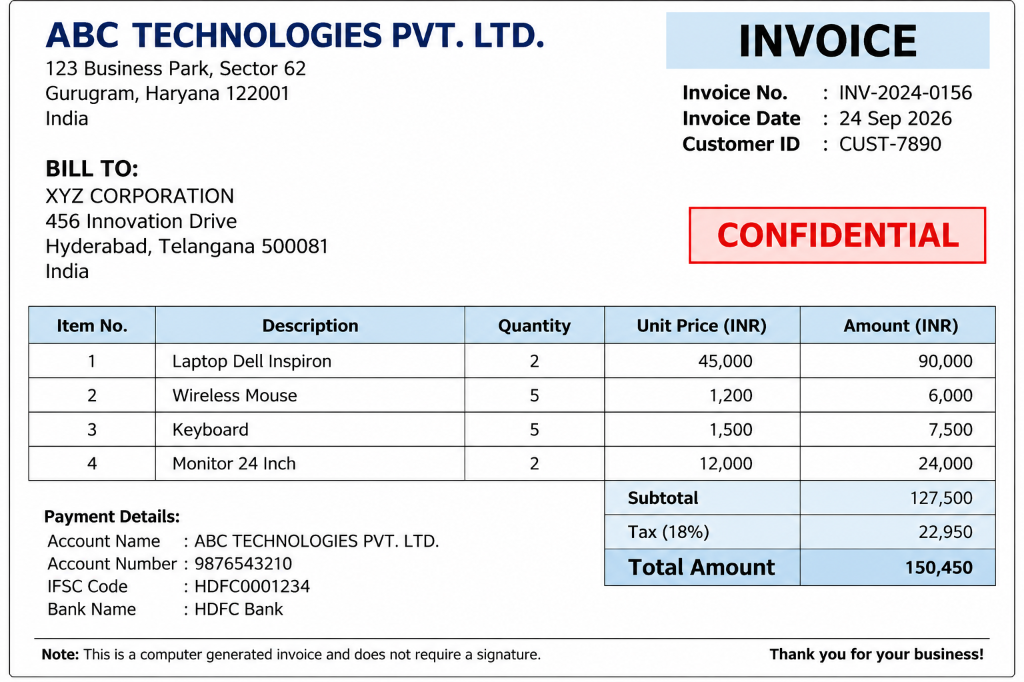
#> input picture sample/invoice_test.png, 1024 x 682 px, found by its file name
$ python inspect_68_regions.py   (older library calls are emulated)
#> lines starting #> are read from the running program, lines starting #| are printed output that depends on the picture; after the words box and inside, x2 and y2 are one past the last pixel; in counts of white or black regions, pixels touching at a corner belong together
### scratch/test_all_phases.py
"""Comprehensive test for Phase 1 to 4: Detector on Invoice, Document Sample, and IIIT-5K."""

import os
import cv2
import numpy as np
from typing import List, Dict, Any, Tuple


class RobustTextDetector:
    """CPU-friendly document text detector with bottom-up character-to-word grouping."""

    def __init__(
        self,
        min_area: int = 35,
        min_char_width: int = 3,
        min_char_height: int = 6,
        max_width_ratio: float = 0.85,
        max_height_ratio: float = 0.35,
        debug_dir: str = "sample/debug_detector_phases",
    ):
#> further down, img is the input picture: shape (682, 1024, 3); mean B, G, R 234.9, 232.5, 231.7
        self.min_area = min_area
        self.min_char_width = min_char_width
        self.min_char_height = min_char_height
        self.max_width_ratio = max_width_ratio
        self.max_height_ratio = max_height_ratio
        self.debug_dir = debug_dir
        self.metrics: Dict[str, int] = {}

    def detect(self, image: np.ndarray, debug: bool = False, debug_prefix: str = "invoice") -> List[List[int]]:
#> called with debug = False, debug_prefix = 'invoice'
        h_img, w_img = image.shape[:2]
        if h_img == 0 or w_img == 0:
            return []

        # Convert to grayscale
        if len(image.shape) == 3:
            gray = cv2.cvtColor(image, cv2.COLOR_BGR2GRAY)
        else:
            gray = image.copy()

        # Handle already-cropped single word image (e.g. IIIT-5K)
        if h_img <= 80 and w_img <= 350:
            self.metrics = {
                "num_raw": 1,
                "num_filtered": 1,
                "num_grouped": 1,
                "num_final": 1,
            }
            return [[0, 0, int(h_img), int(w_img)]]

        # 1. Edge/gradient magnitude
        grad_x = cv2.Sobel(gray, cv2.CV_32F, 1, 0, ksize=3)
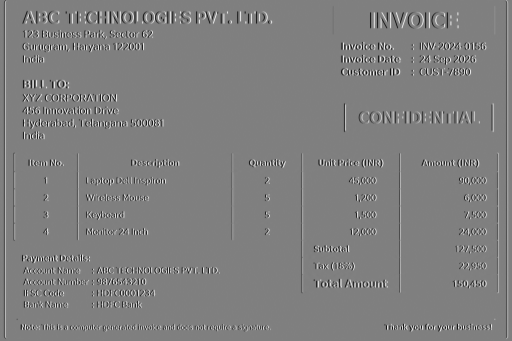
#> grad_x: shape (682, 1024) float32 (shown at 1/2 size); min -1016, max 1013, mean 0; drawn with min black and max white
        grad_y = cv2.Sobel(gray, cv2.CV_32F, 0, 1, ksize=3)
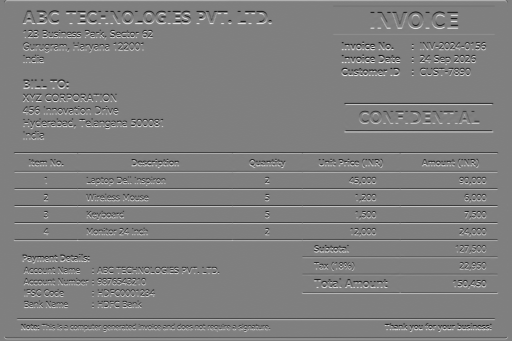
#> grad_y: shape (682, 1024) float32 (shown at 1/2 size); min -1011, max 1009, mean 1.3; drawn with min black and max white
        grad = cv2.magnitude(grad_x, grad_y)
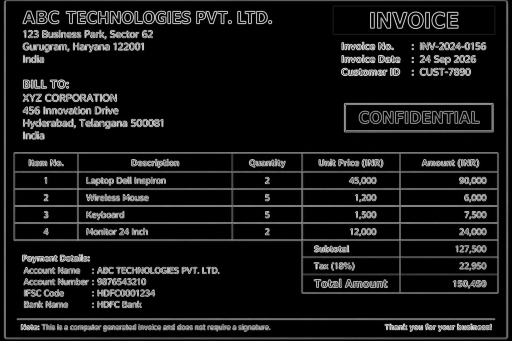
#> grad: shape (682, 1024) float32 (shown at 1/2 size); min 0, max 1060.9, mean 102.1; drawn with min black and max white
        grad = cv2.normalize(grad, None, 0, 255, cv2.NORM_MINMAX).astype(np.uint8)

        # 2. Otsu thresholding
        _, binary = cv2.threshold(grad, 0, 255, cv2.THRESH_BINARY + cv2.THRESH_OTSU)
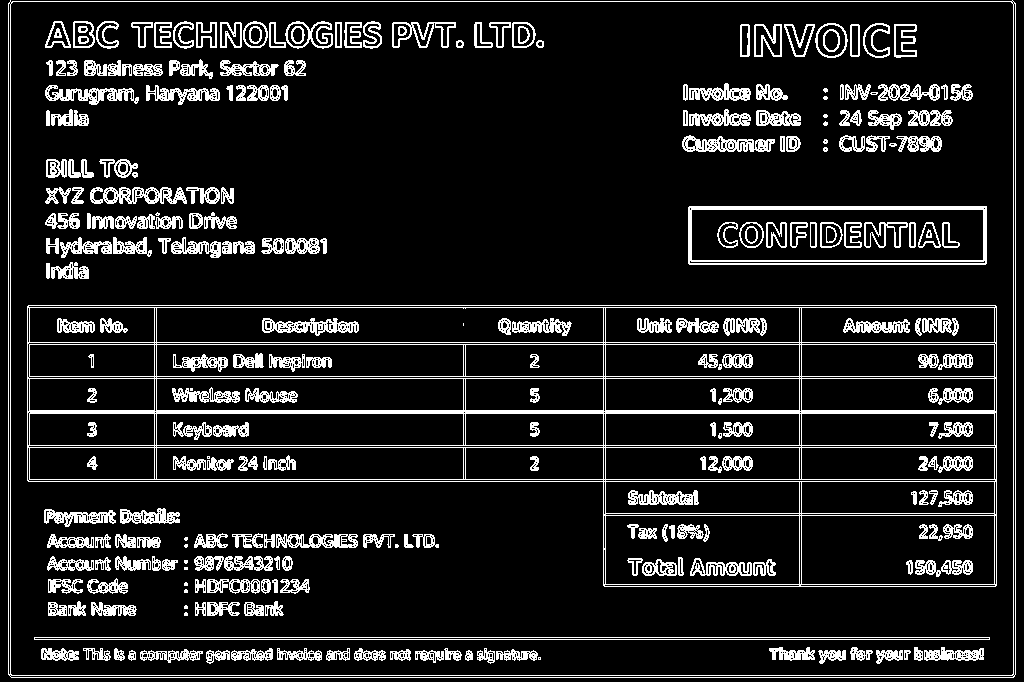
#> binary: shape (682, 1024); 12.2% white in thin lines or dots

        # 3. Detect and remove document/table grid lines
        h_kernel_len = max(45, int(w_img * 0.045))
        h_lines = cv2.morphologyEx(binary, cv2.MORPH_OPEN, cv2.getStructuringElement(cv2.MORPH_RECT, (h_kernel_len, 1)))
#> h_lines: shape (682, 1024); 3.2% white in thin lines or dots

        v_kernel_len = max(35, int(h_img * 0.055))
        v_lines = cv2.morphologyEx(binary, cv2.MORPH_OPEN, cv2.getStructuringElement(cv2.MORPH_RECT, (1, v_kernel_len)))
#> v_lines: shape (682, 1024); 0.77% white in thin lines or dots

        lines_mask = cv2.bitwise_or(h_lines, v_lines)
#> lines_mask: shape (682, 1024); 4% white in thin lines or dots
        lines_dilated = cv2.dilate(lines_mask, np.ones((3, 3), np.uint8), iterations=2)
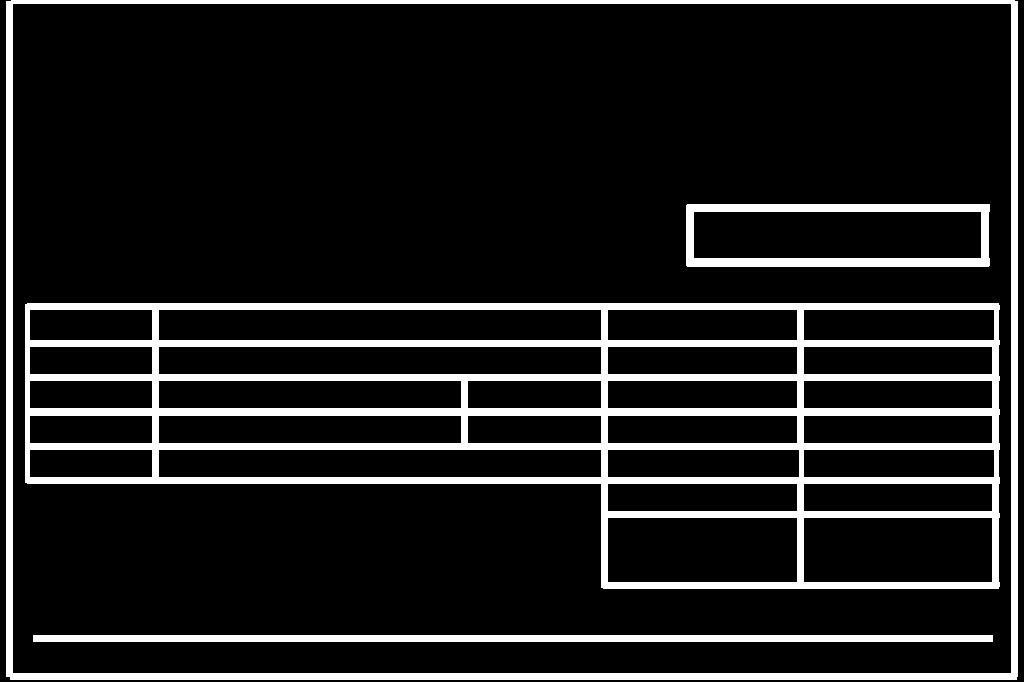
#> lines_dilated: shape (682, 1024); 12.5% white; 4 white regions, box (x1, y1, x2, y2) and area: (25, 303, 1000, 589) 54168, (6, 0, 1018, 680) 20475, (33, 635, 993, 642) 6720, (686, 204, 990, 267) 5901
        text_mask = cv2.bitwise_and(binary, cv2.bitwise_not(lines_dilated))
#> text_mask: shape (682, 1024); 8.2% white in thin lines or dots

        # 4. Extract external character/stroke contours (ignores internal letter holes)
        char_kernel = cv2.getStructuringElement(cv2.MORPH_RECT, (2, 2))
        morph_out = cv2.morphologyEx(text_mask, cv2.MORPH_CLOSE, char_kernel)
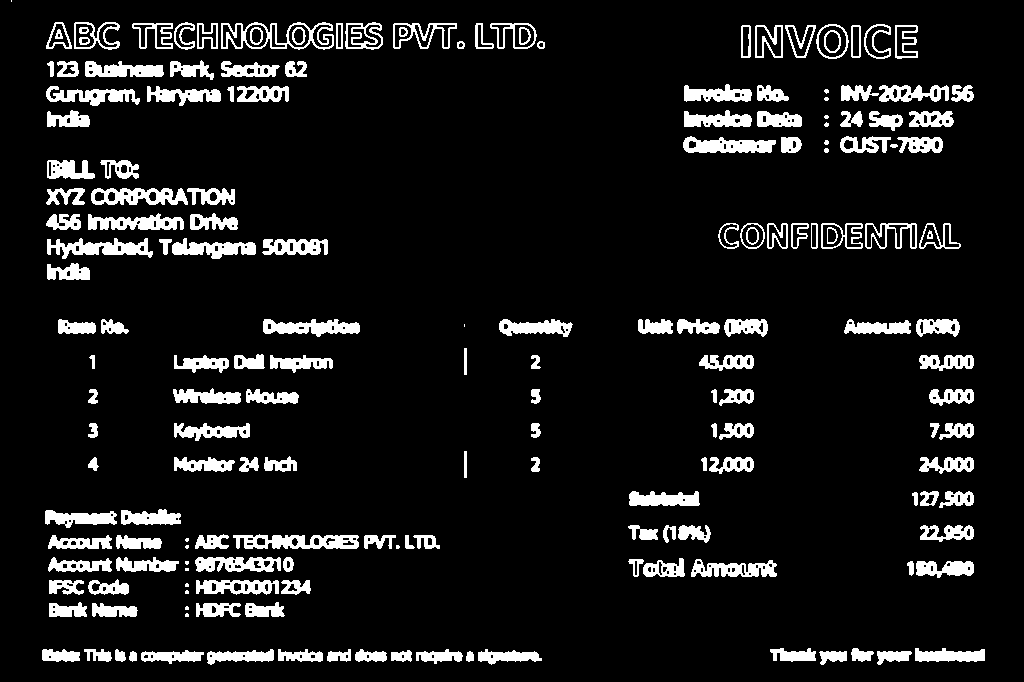
#> morph_out: shape (682, 1024); 9.6% white; 187 white regions (15 under 20 px)

        contours, _ = cv2.findContours(morph_out, cv2.RETR_EXTERNAL, cv2.CHAIN_APPROX_SIMPLE)
#> contours = 176 contours, 18 with area under 20; largest, box (x1, y1, x2, y2) and area: (221, 22, 334, 50) 2062, (233, 534, 359, 549) 1311, (91, 188, 188, 205) 1156, (683, 136, 776, 153) 1035, (47, 238, 153, 259) 1032
        num_raw = len(contours)
#> num_raw = 176

        # 5. Filter noise and document borders
        filtered_chars = []
        for cnt in contours:
            x, y, w, h = cv2.boundingRect(cnt)
            area = w * h
            if area < 18 or w < self.min_char_width or h < self.min_char_height:
                continue
            if w > self.max_width_ratio * w_img or h > self.max_height_ratio * h_img:
                continue
            if y < 3 and h > 0.4 * h_img:
                continue
            if x < 3 and w > 0.4 * w_img:
                continue
            if (w / max(1, h) > 20) or (h / max(1, w) > 15):
                continue
            filtered_chars.append([y, x, y + h, x + w])
#> this loop made 176 passes
#> (x, y, w, h, area) on passes 1 to 3: (877, 651, 35, 14, 490), (819, 651, 28, 14, 392), (466, 651, 8, 11, 88)
#> after the loop, filtered_chars = 158 items, first 6: [651, 877, 665, 912], [651, 819, 665, 847], [651, 466, 662, 474], [651, 129, 662, 137], [650, 391, 662, 412], [650, 141, 664, 204]

        num_filtered = len(filtered_chars)
#> num_filtered = 158

        if not filtered_chars:
            self.metrics = {"num_raw": num_raw, "num_filtered": 0, "num_grouped": 1, "num_final": 1}
            return [[0, 0, int(h_img), int(w_img)]]

        # 6. Bottom-up Character-to-Word Grouping
        words = [[t, l, b, r] for t, l, b, r in filtered_chars]
#> words has the same summary as filtered_chars
        changed = True
        iterations = 0

        while changed and iterations < 20:
            changed = False
            iterations += 1
            words = sorted(words, key=lambda b: (b[1], b[0]))
            new_words = []
            skip = set()

            for i in range(len(words)):
                if i in skip:
                    continue
                c_top, c_left, c_bot, c_right = words[i]
                c_h = c_bot - c_top
                c_yc = (c_top + c_bot) / 2.0

                for j in range(i + 1, len(words)):
                    if j in skip:
                        continue
                    o_top, o_left, o_bot, o_right = words[j]
                    o_h = o_bot - o_top
                    o_yc = (o_top + o_bot) / 2.0

                    min_h = min(c_h, o_h)
                    max_h = max(c_h, o_h)

                    # Heights must be compatible (within ~2.5x of each other)
                    if min_h == 0 or (min_h / max_h) < 0.40:
                        continue

                    # Vertical overlap or baseline alignment
                    y_overlap = max(0, min(c_bot, o_bot) - max(c_top, o_top))
                    if (y_overlap / min_h) < 0.40 and abs(c_yc - o_yc) > 0.45 * max_h:
                        continue

                    # Horizontal gap: must be an intra-word character gap, NOT an inter-word space
                    dx = o_left - c_right
                    max_intra_word_gap = max(4, int(min_h * 0.42))

                    if -4 <= dx <= max_intra_word_gap:
                        c_top = min(c_top, o_top)
                        c_left = min(c_left, o_left)
                        c_bot = max(c_bot, o_bot)
                        c_right = max(c_right, o_right)
                        c_h = c_bot - c_top
                        c_yc = (c_top + c_bot) / 2.0
                        skip.add(j)
                        changed = True

                new_words.append([c_top, c_left, c_bot, c_right])
            words = new_words

        num_grouped = len(words)

        # 7. Final region filtering (filter tiny isolated noise < self.min_area)
        final_boxes = []
        for b in words:
            t, l, bot, r = b
            w = r - l
            h = bot - t
            if (w * h) < self.min_area:
                continue
            final_boxes.append(b)

        # 8. Sort in natural reading order
        boxes_with_centers = [((b[0] + b[2]) / 2.0, b[2] - b[0], b) for b in final_boxes]
        lines = []
        for yc, bh, b in sorted(boxes_with_centers, key=lambda x: x[0]):
            placed = False
            for line in lines:
                if abs(yc - line["yc"]) < max(bh, line["h"]) * 0.45:
                    line["boxes"].append(b)
                    placed = True
                    break
            if not placed:
                lines.append({"yc": yc, "h": bh, "boxes": [b]})
#> this loop made 68 passes
#> (yc, bh, b) on passes 1 to 8: (36, 28, [22, 46, 50, 120]), (36, 28, [22, 132, 50, 457]), (36, 26, [23, 475, 49, 537]), (41.5, 35, [24, 741, 59, 918]), (45, 8, [41, 457, 49, 465]), (45, 8, [41, 537, 49, 545]), (69, 16, [61, 221, 77, 307]), (70, 20, [60, 47, 80, 214])
#> after the loop, lines = 24 items

        sorted_boxes = []
        for line in sorted(lines, key=lambda l: l["yc"]):
            line_boxes = sorted(line["boxes"], key=lambda b: b[1])
            sorted_boxes.extend(line_boxes)
#> this loop made 24 passes
#> line_boxes on passes 2, 5, 8, 17, 19, 22, 23, 24: [[60, 47, 80, 214], [61, 221, 77, 307]], [[136, 683, 153, 802], [136, 840, 153, 943]], [[214, 46, 230, 81], [213, 88, 230, 238]], [[491, 629, 506, 700], [491, 912, 508, 974]], [[525, 628, 543, 711], [525, 920, 542, 974]], [[579, 49, 595, 129], [580, 196, 595, 311]], [[602, 49, 617, 138], [602, 196, 617, 285]], [[649, 42, 665, 542], [648, 770, 665, 985]]
#> after the loop, sorted_boxes = 68 items, first 6: [22, 46, 50, 120], [22, 132, 50, 457], [41, 457, 49, 465], [23, 475, 49, 537], [41, 537, 49, 545], [24, 741, 59, 918]

        num_final = len(sorted_boxes)
#> num_final = 68

        self.metrics = {
            "num_raw": num_raw,
            "num_filtered": num_filtered,
            "num_grouped": num_grouped,
            "num_final": num_final,
        }
#> self.metrics = {'num_raw': 176, 'num_filtered': 158, 'num_grouped': 68, 'num_final': 68}

        # 9. Save debug images if requested
        if debug:
            out_dir = os.path.join(self.debug_dir, debug_prefix)
            os.makedirs(out_dir, exist_ok=True)
            cv2.imwrite(os.path.join(out_dir, "1_original.png"), image)
            cv2.imwrite(os.path.join(out_dir, "2_grayscale.png"), gray)
            cv2.imwrite(os.path.join(out_dir, "3_thresholded.png"), binary)
            cv2.imwrite(os.path.join(out_dir, "4_morphology.png"), morph_out)

            # 5. Contours visualization
            vis_cnt = cv2.cvtColor(gray, cv2.COLOR_GRAY2BGR)
            cv2.drawContours(vis_cnt, contours, -1, (0, 0, 255), 1)
            cv2.imwrite(os.path.join(out_dir, "5_contours.png"), vis_cnt)

            # 6. Filtered regions
            vis_filt = cv2.cvtColor(gray, cv2.COLOR_GRAY2BGR)
            for t, l, b, r in filtered_chars:
                cv2.rectangle(vis_filt, (l, t), (r, b), (255, 0, 0), 1)
            cv2.imwrite(os.path.join(out_dir, "6_filtered_regions.png"), vis_filt)

            # 7. Grouped text regions
            vis_grp = cv2.cvtColor(gray, cv2.COLOR_GRAY2BGR)
            for t, l, b, r in words:
                cv2.rectangle(vis_grp, (l, t), (r, b), (0, 255, 255), 1)
            cv2.imwrite(os.path.join(out_dir, "7_grouped_regions.png"), vis_grp)

            # 8. Final bounding boxes
            vis_final = image.copy() if len(image.shape) == 3 else cv2.cvtColor(image, cv2.COLOR_GRAY2BGR)
            for idx, (t, l, b, r) in enumerate(sorted_boxes):
                cv2.rectangle(vis_final, (l, t), (r, b), (0, 255, 0), 1)
                cv2.putText(vis_final, str(idx), (l, max(12, t - 2)), cv2.FONT_HERSHEY_SIMPLEX, 0.35, (0, 0, 255), 1)
            cv2.imwrite(os.path.join(out_dir, "8_final_bounding_boxes.png"), vis_final)

        return sorted_boxes


# [21 lines left out: function test_all_images, not called in this run]

# [2 lines that do not run on import are left out]

### scratch/inspect_68_regions.py
"""Inspect all 68 regions in invoice."""

import cv2
from scratch.test_all_phases import RobustTextDetector

detector = RobustTextDetector()
img = cv2.imread("sample/invoice_test.png")
boxes = detector.detect(img)
#> boxes has the same summary as sorted_boxes in detect

print(f"Total detected regions: {len(boxes)}")
#| Total detected regions: 68
for i, (t, l, b, r) in enumerate(boxes):
    w = r - l
    h = b - t
    aspect = w / max(1, h)
    print(f"Region {i:2d}: [{t:3d}, {l:3d}, {b:3d}, {r:3d}] ({w:3d}x{h:2d}, aspect={aspect:.2f})")
#> this loop made 68 passes
#> (t, l, b, r, w, h, aspect) on passes 1 to 8: (22, 46, 50, 120, 74, 28, 2.64), (22, 132, 50, 457, 325, 28, 11.61), (41, 457, 49, 465, 8, 8, 1), (23, 475, 49, 537, 62, 26, 2.38), (41, 537, 49, 545, 8, 8, 1), (24, 741, 59, 918, 177, 35, 5.06), (60, 47, 80, 214, 167, 20, 8.35), (61, 221, 77, 307, 86, 16, 5.38)
#> (printed output is left out)
